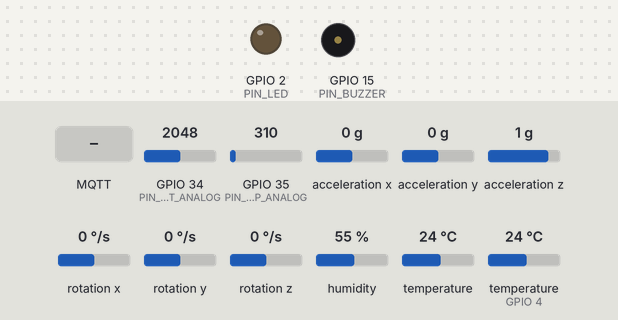
The sketch below on a simulated ESP32. On the bench: output pins drawn as LEDs (lit = HIGH), buzzer (waves = sounding, pin HIGH). The test bench sets the inputs (shaded band); at power-on: GPIO 34 (PIN_CURRENT_ANALOG) = 2048, GPIO 35 (PIN_OIL_TEMP_ANALOG) = 310, acceleration x 0 g, acceleration y 0 g, acceleration z 1 g, rotation x 0 °/s, rotation y 0 °/s, rotation z 0 °/s, humidity 55 %, temperature 24 °C, temperature (sensor on GPIO 4) 24 °C. WiFi joins after 1.5 s; servers stay silent unless stated; random numbers use the default seed unless the sketch sets one; no MQTT or app messages arrive unless stated; what the sketch prints to the serial monitor is not drawn.

Above: at 2.7 s.
2.8 s: MQTT message "1" arrives on the first subscribed topic
At 4.3 s:
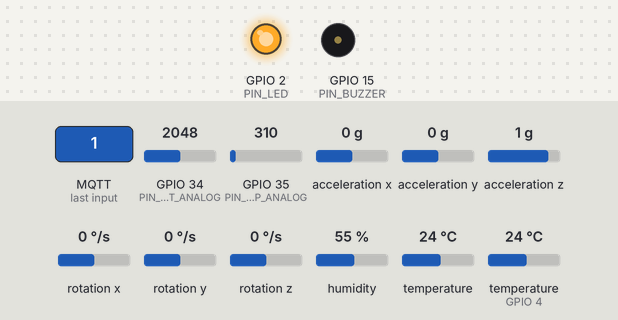
9.5 s: GPIO 34 (PIN_CURRENT_ANALOG) set to 2139
13.5 s: MQTT message "on" arrives on the first subscribed topic
At 13.9 s:
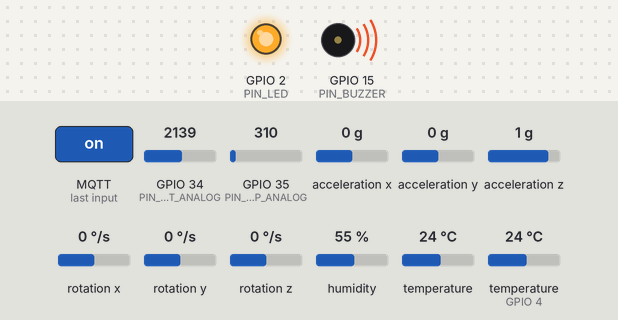
19.5 s: MQTT message "off" arrives on the first subscribed topic
At 20.6 s:
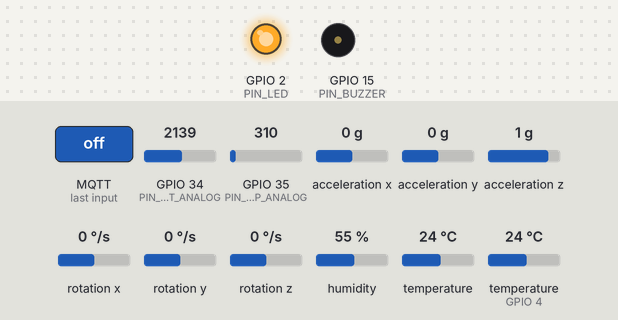
Timing chart, 0 to 22.0 s (numbered marks = the images above; inputs shaded):
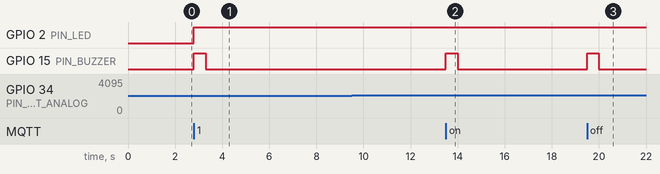

Measured:
- after the input at 2.8 s, GPIO 2 (PIN_LED): LOW → HIGH at once; GPIO 15 (PIN_BUZZER): LOW → HIGH at once, → LOW 0.50 s later
- after the input at 9.5 s, every drawn part: stays the same
- after the input at 13.5 s, GPIO 15 (PIN_BUZZER): LOW → HIGH at once, → LOW 0.50 s later
- after the input at 19.5 s, GPIO 15 (PIN_BUZZER): LOW → HIGH at once, → LOW 0.50 s later

The sketch:

esp32_sensor_code.ino
```cpp
/*
  =============================================================================
  LAYER 6 HARDWARE IMPLEMENTATION: ESP32 + DHT11 + MPU6050 + CT Sensor -> MQTT
  =============================================================================
  Whiteboard Specification:
  DHT11 & MPU6050 -> ESP32 -> MQTT -> HiveMQ -> SQLite -> Node-RED -> AI/ML -> Login -> Dashboard -> Alert + LED + Buzzer

  Hardware Pinout:
  - ESP32 GPIO 4  : DHT11 Data Pin (Ambient Temp & Humidity)
  - ESP32 GPIO 21 : MPU6050 SDA (I2C)
  - ESP32 GPIO 22 : MPU6050 SCL (I2C)
  - ESP32 GPIO 34 : Current Transformer (SCT-013 analog input)
  - ESP32 GPIO 35 : Oil Temperature (DS18B20 OneWire / Analog probe)
  - ESP32 GPIO 2  : Warning / Critical Status LED
  - ESP32 GPIO 15 : Alarm Buzzer (Active Low / High)
  =============================================================================
*/

#include <WiFi.h>
#include <PubSubClient.h>
#include <Wire.h>
#include <Adafruit_MPU6050.h>
#include <Adafruit_Sensor.h>
#include <DHT.h>
#include <ArduinoJson.h>

// --- WiFi & MQTT Broker Credentials ---
const char* ssid = "YOUR_WIFI_SSID";
const char* password = "YOUR_WIFI_PASSWORD";
const char* mqtt_server = "broker.hivemq.com";
const int mqtt_port = 1883;

// Topic definitions matching the software project
const char* topic_telemetry = "transformer_health_iot_mini_proj_suhai/telemetry";
const char* topic_alerts    = "transformer_health_iot_mini_proj_suhai/alerts";

// --- Pin Definitions ---
#define DHTPIN 4
#define DHTTYPE DHT11
#define PIN_LED 2
#define PIN_BUZZER 15
#define PIN_CURRENT_ANALOG 34
#define PIN_OIL_TEMP_ANALOG 35

// --- Sensor Objects ---
DHT dht(DHTPIN, DHTTYPE);
Adafruit_MPU6050 mpu;
WiFiClient espClient;
PubSubClient client(espClient);

unsigned long lastMsg = 0;
const long interval = 2000; // 2 seconds telemetry period

void setup_wifi() {
  delay(10);
  Serial.print("Connecting to WiFi: ");
  Serial.println(ssid);
  WiFi.begin(ssid, password);

  while (WiFi.status() != WL_CONNECTED) {
    delay(500);
    Serial.print(".");
  }
  Serial.println("\nWiFi connected! IP address: ");
  Serial.println(WiFi.localIP());
}

void mqtt_callback(char* topic, byte* payload, unsigned int length) {
  // Listen for alert messages dispatched from Layer 4/5
  String message = "";
  for (int i = 0; i < length; i++) {
    message += (char)payload[i];
  }
  Serial.print("[MQTT ALERT RECEIVED] ");
  Serial.println(message);

  // Turn on Hardware LED and Buzzer if alert triggers
  digitalWrite(PIN_LED, HIGH);
  digitalWrite(PIN_BUZZER, HIGH);
  delay(500);
  digitalWrite(PIN_BUZZER, LOW);
}

void reconnect() {
  while (!client.connected()) {
    Serial.print("Attempting HiveMQ connection...");
    String clientId = "ESP32_Transformer_" + String(random(0xffff), HEX);
    if (client.connect(clientId.c_str())) {
      Serial.println("Connected to HiveMQ broker!");
      client.subscribe(topic_alerts);
    } else {
      Serial.print("Failed, rc=");
      Serial.print(client.state());
      Serial.println(" retrying in 5 seconds...");
      delay(5000);
    }
  }
}

void setup() {
  Serial.begin(115200);
  pinMode(PIN_LED, OUTPUT);
  pinMode(PIN_BUZZER, OUTPUT);
  digitalWrite(PIN_LED, LOW);
  digitalWrite(PIN_BUZZER, LOW);

  // Initialize DHT11
  dht.begin();

  // Initialize MPU6050
  Wire.begin(21, 22);
  if (!mpu.begin()) {
    Serial.println("Could not find a valid MPU6050 sensor, check wiring!");
  } else {
    mpu.setAccelerometerRange(MPU6050_RANGE_8_G);
    mpu.setFilterBandwidth(MPU6050_BAND_21_HZ);
    Serial.println("MPU6050 Initialized.");
  }

  setup_wifi();
  client.setServer(mqtt_server, mqtt_port);
  client.setCallback(mqtt_callback);
}

void loop() {
  if (!client.connected()) {
    reconnect();
  }
  client.loop();

  unsigned long now = millis();
  if (now - lastMsg > interval) {
    lastMsg = now;

    // 1. Read DHT11
    float amb_hum = dht.readHumidity();
    float amb_temp = dht.readTemperature();
    if (isnan(amb_hum) || isnan(amb_temp)) {
      amb_hum = 55.0;
      amb_temp = 28.5;
    }

    // 2. Read MPU6050
    sensors_event_t a, g, temp;
    mpu.getEvent(&a, &g, &temp);
    // Convert m/s^2 to g-force
    float vib_x = a.acceleration.x / 9.80665;
    float vib_y = a.acceleration.y / 9.80665;
    float vib_z = a.acceleration.z / 9.80665;
    float vib_rms = sqrt(vib_x * vib_x + vib_y * vib_y + vib_z * vib_z);

    // 3. Read Analog Sensors (CT & Oil Temperature Probe)
    int raw_current = analogRead(PIN_CURRENT_ANALOG);
    float load_current = map(raw_current, 0, 4095, 20, 120);

    int raw_oil = analogRead(PIN_OIL_TEMP_ANALOG);
    float oil_temperature = map(raw_oil, 0, 4095, 30, 95);
    float winding_temperature = oil_temperature + 12.0 + (load_current / 10.0);

    // 4. Construct JSON Payload matching Layer 1-5 Schema
    StaticJsonDocument<350> doc;
    doc["timestamp"] = "ESP32-LIVE-STREAM";
    doc["device_id"] = "TRANSFORMER-ESP32-HW";
    doc["oil_temperature"] = oil_temperature;
    doc["winding_temperature"] = winding_temperature;
    doc["ambient_temperature"] = amb_temp;
    doc["ambient_humidity"] = amb_hum;
    doc["vibration_x"] = vib_x;
    doc["vibration_y"] = vib_y;
    doc["vibration_z"] = vib_z;
    doc["vibration_rms"] = vib_rms;
    doc["load_current"] = load_current;
    doc["voltage"] = 230.0;
    doc["oil_level"] = 87.0;
    doc["gas_ppm"] = 240.0;
    doc["fault_mode"] = "HARDWARE_ESP32";

    char buffer[400];
    serializeJson(doc, buffer);

    // Publish to HiveMQ topic
    client.publish(topic_telemetry, buffer);
    Serial.print("[PUBLISHED] ");
    Serial.println(buffer);
  }
}
```
